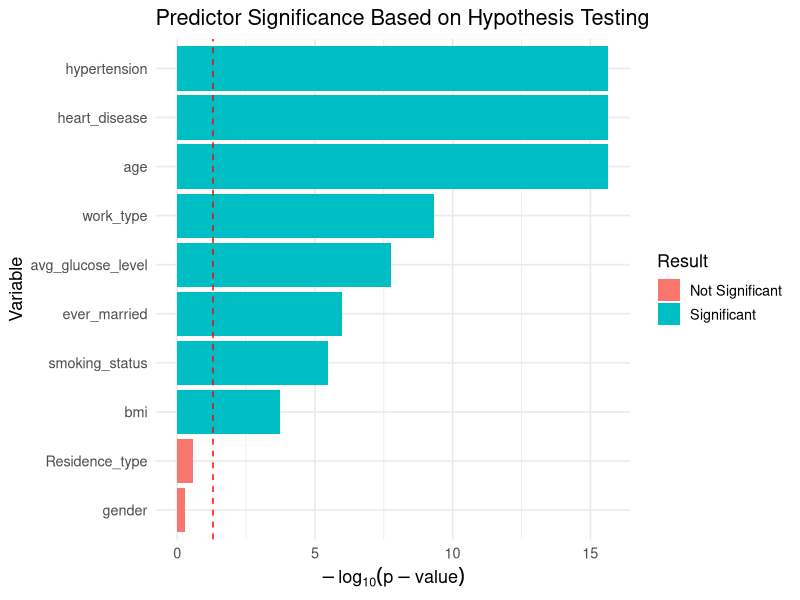

This chart was generated by the following R code:
library(ggplot2)


df <- read.csv("cleaned_stroke_data.csv", na.strings = c("N/A", "Unknown"))

df$stroke_group <- factor(df$stroke, levels = c(0,1), labels = c("no","yes"))
df$stroke_num   <- as.numeric(df$stroke)

df$gender         <- factor(df$gender)
df$hypertension   <- factor(df$hypertension)
df$heart_disease  <- factor(df$heart_disease)
df$ever_married   <- factor(df$ever_married)
df$work_type      <- factor(df$work_type)
df$Residence_type <- factor(df$Residence_type)
df$smoking_status <- factor(df$smoking_status)

safe_t_test <- function(formula, data) {
  print(t.test(formula, data = data))
}
safe_wilcox_test <- function(formula, data) {
  print(wilcox.test(formula, data = data))
}

safe_t_test(age ~ stroke_group, data = df)
safe_wilcox_test(age ~ stroke_group, data = df)

safe_t_test(avg_glucose_level ~ stroke_group, data = df)
safe_wilcox_test(avg_glucose_level ~ stroke_group, data = df)

safe_t_test(bmi ~ stroke_group, data = df)
safe_wilcox_test(bmi ~ stroke_group, data = df)

safe_t_test(stroke_num ~ gender, data = df)
safe_wilcox_test(stroke_num ~ gender, data = df)

safe_t_test(stroke_num ~ hypertension, data = df)
safe_wilcox_test(stroke_num ~ hypertension, data = df)

safe_t_test(stroke_num ~ heart_disease, data = df)
safe_wilcox_test(stroke_num ~ heart_disease, data = df)

safe_t_test(stroke_num ~ ever_married, data = df)
safe_wilcox_test(stroke_num ~ ever_married, data = df)

safe_t_test(stroke_num ~ Residence_type, data = df)
safe_wilcox_test(stroke_num ~ Residence_type, data = df)

aov_work <- aov(stroke_num ~ work_type, data = df)
summary(aov_work)
TukeyHSD(aov_work)

aov_smoke <- aov(stroke_num ~ smoking_status, data = df)
summary(aov_smoke)
TukeyHSD(aov_smoke)

df$gender <- NULL
df$Residence_type <- NULL

write.csv(df, "data_after_testing.csv", row.names = FALSE)

pvals <- data.frame(
  variable = c(
    "age",
    "avg_glucose_level",
    "bmi",
    "hypertension",
    "heart_disease",
    "ever_married",
    "work_type",
    "smoking_status",
    "gender",
    "Residence_type"
  ),
  p_value = c(
    2.2e-16,      # age
    1.76e-08,     # glucose
    1.85e-04,     # bmi
    2.2e-16,      # hypertension (very small)
    2.2e-16,      # heart disease
    1e-06,        # ever married (approx)
    4.91e-10,     # work type (ANOVA)
    3.23e-06,     # smoking
    0.52,         # gender
    0.27          # residence
  )
)

pvals$significance <- ifelse(pvals$p_value < 0.05, "Significant", "Not Significant")
pvals$neg_log_p <- -log10(pvals$p_value)

ggplot(pvals, aes(x = reorder(variable, neg_log_p),
                  y = neg_log_p,
                  fill = significance)) +
  geom_bar(stat = "identity") +
  geom_hline(yintercept = -log10(0.05),
             linetype = "dashed",
             color = "red") +
  coord_flip() +
  labs(
    title = "Predictor Significance Based on Hypothesis Testing",
    x = "Variable",
    y = expression(-log[10](p-value)),
    fill = "Result"
  ) +
  theme_minimal(base_size = 13)

